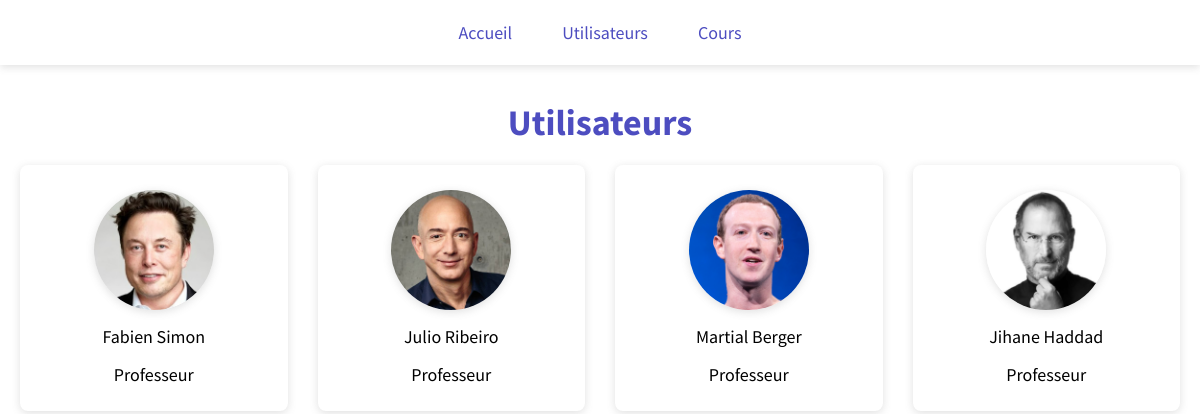
The page /users.php on the database its author committed.
### tables this page shows
CREATE TABLE `user` (
  `id` int(11) NOT NULL,
  `first_name` varchar(255) NOT NULL,
  `last_name` varchar(255) NOT NULL,
  `role` varchar(255) NOT NULL,
  `thumbnail_url` text NOT NULL,
  `address` varchar(255) NOT NULL,
  `phone` varchar(255) NOT NULL
);

### classes/Database.php (called while the page is built, shortened)
<?php
class Database
{
    static function Connect()
    {
        try {
            return new PDO('mysql:host=localhost;dbname=tp', self::USERNAME, self::PASSWORD, [
                PDO::ATTR_ERRMODE => PDO::ERRMODE_EXCEPTION
            ]);
        } catch (Exception $e) {
            die('Erreur lors de la connexion à la base de données.');
        }
    }
}

### models/UserModel.php (called while the page is built, shortened)
<?php
require_once('classes/User.php');
class UserModel
{
    public function __construct()
    {
        require_once('classes/Database.php');
        $this->database = Database::Connect();
    }
    public function getUsers(): array
    {
        $query = $this->database->query('SELECT id, first_name, last_name, role, thumbnail_url FROM user');
        return $query->fetchAll(PDO::FETCH_CLASS, 'User');
    }
}

### classes/User.php (called while the page is built)
<?php
class User
{
    public function getFirstLastName(): string
    {
        return $this->first_name . ' ' . $this->last_name;
    }
    public function getThumbnailPath(): string
    {
        return 'assets/images/user_thumbnails/' . $this->thumbnail_url;
    }
}

### users.php (the view, shortened to what this page needs)
<?php
$title = 'Utilisateurs';
require_once('includes/header.php');
require_once('models/UserModel.php');
$userModel = new UserModel;
$users = $userModel->getUsers();
?>
<h1 class="title"><?= $title ?></h1>
<div class="items-container">
    <?php for ($i = 1; $i <= count($users); $i++) : ?>
        <a href="user.php?id=<?= $users[$i - 1]->id ?>" class="card item">
            <img class="thumbnail" src="<?= $users[$i - 1]->getThumbnailPath() ?>" alt="Photo de l'utilisateur">
            <p><?= $users[$i - 1]->getFirstLastName() ?></p>
            <p><?= $users[$i - 1]->role ?></p>
        </a>
    <?php endfor ?>
</div>
<?php require_once('includes/footer.php'); ?>

### assets/stylesheets/style.css (style rules this page uses)
* { box-sizing: border-box; margin: 0; padding: 0; }
body { font-family: "Source Sans Pro", sans-serif; font-size: 18px; margin: 0; }
a { text-decoration: none; color: rgb(77, 77, 192); }
.container .items-container { display: grid; grid-template-columns: repeat(4, minmax(auto, 300px)); grid-gap: 30px; justify-content: center; }
.container .card { max-width: 500px; padding: 25px; border-radius: 8px; box-shadow: rgba(99, 99, 99, 0.2) 0px 2px 8px 0px; }
.container .card.item { max-width: unset; display: flex; flex-direction: column; align-items: center; cursor: pointer; color: inherit; text-align: center; transition: transform 0.2s ease; }
.container .card img.thumbnail { width: 120px; height: 120px; -o-object-fit: cover; object-fit: cover; border-radius: 50%; box-shadow: rgba(99, 99, 99, 0.2) 0px 2px 8px 0px; }
.container .card > ul li:not(:last-child), .container .card > p:not(:last-child) { margin-bottom: 15px; }
.container .card > p:first-of-type:not(:first-child) { margin-top: 15px; }
.container .title { color: rgb(77, 77, 192); text-align: center; margin-bottom: 20px; }

### rows shown on the page
user: thumbnail_url (picture), $users[$i - 1]->getFirstLastName() "Fabien Simon", role "Professeur"
user: thumbnail_url (picture), $users[$i - 1]->getFirstLastName() "Julio Ribeiro", role "Professeur"
user: thumbnail_url (picture), $users[$i - 1]->getFirstLastName() "Martial Berger", role "Professeur"
user: thumbnail_url (picture), $users[$i - 1]->getFirstLastName() "Jihane Haddad", role "Professeur"

### other values the page prints
$title "Utilisateurs"
